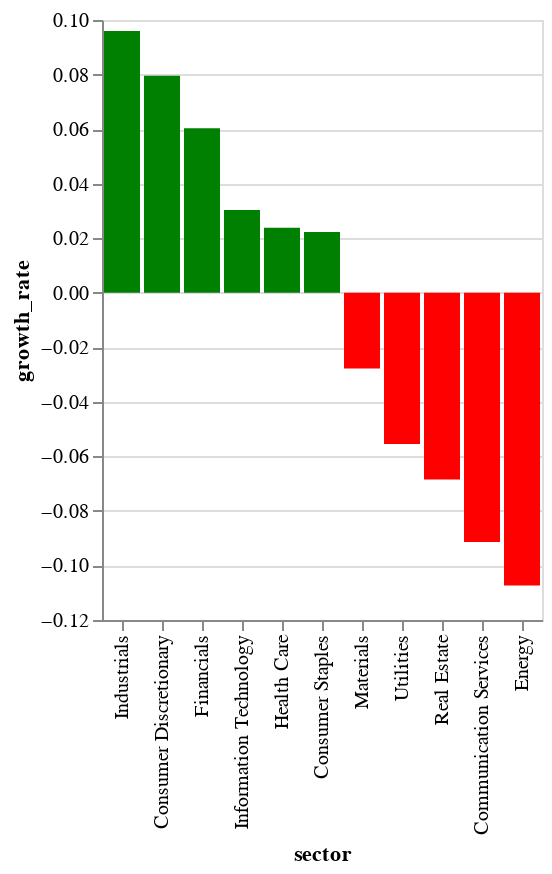

Source (notebook cell):
### Code cell
bar_chart(180)

### Figure 1 — Vega-Lite specification as saved in the notebook (floating-point values rounded to 4 significant figures)
{"config": {"view": {"continuousWidth": 400, "continuousHeight": 300}}, "data": {"name": "data-6187de6a0811fd7ff216298cd32b7814"}, "mark": "bar", "encoding": {"color": {"condition": {"value": "green", "test": "(datum.growth_rate > 0)"}, "value": "red"}, "x": {"field": "sector", "sort": "-y", "type": "nominal"}, "y": {"field": "growth_rate", "type": "quantitative"}}, "$schema": "https://vega.github.io/schema/vega-lite/v4.17.0.json", "datasets": {"data-6187de6a0811fd7ff216298cd32b7814": [{"sector": "Industrials", "growth_rate": 0.09593}, {"sector": "Health Care", "growth_rate": 0.0238}, {"sector": "Information Technology", "growth_rate": 0.03035}, {"sector": "Communication Services", "growth_rate": -0.09138}, {"sector": "Consumer Staples", "growth_rate": 0.0223}, {"sector": "Consumer Discretionary", "growth_rate": 0.07957}, {"sector": "Utilities", "growth_rate": -0.05549}, {"sector": "Financials", "growth_rate": 0.06032}, {"sector": "Materials", "growth_rate": -0.02779}, {"sector": "Real Estate", "growth_rate": -0.06849}, {"sector": "Energy", "growth_rate": -0.1073}]}}
